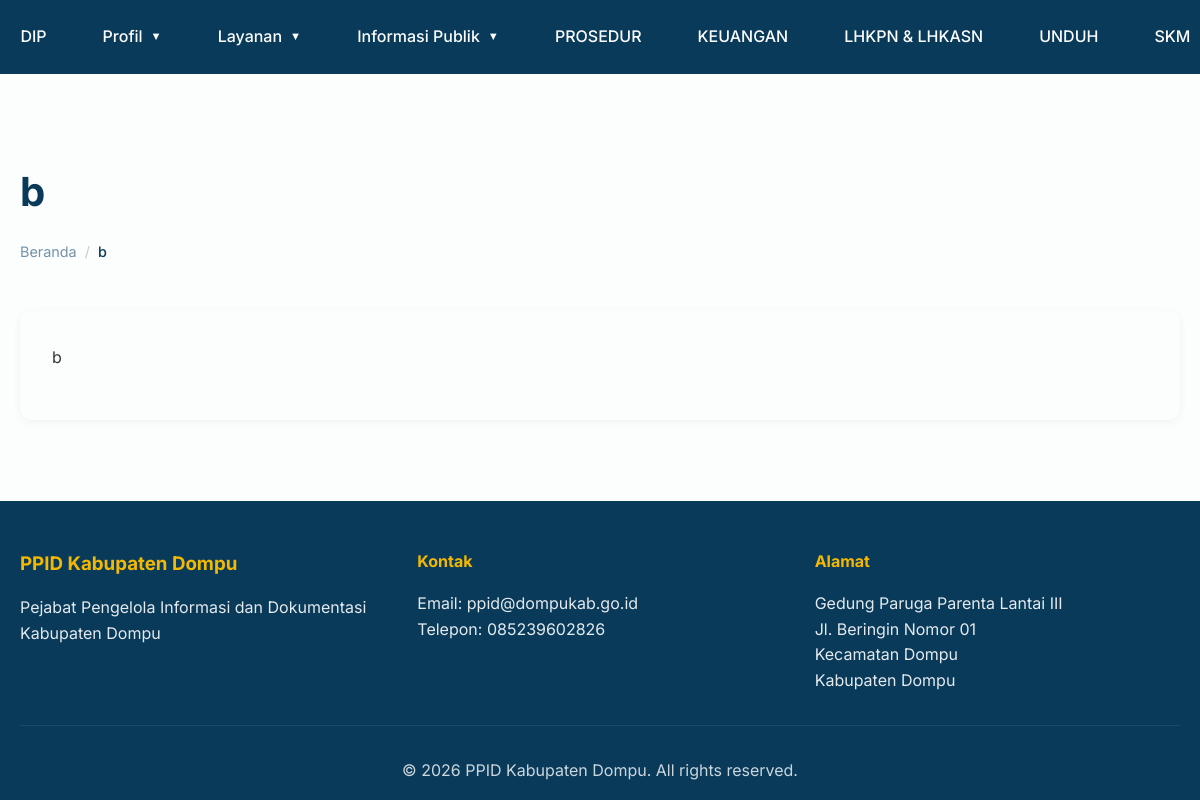
The page /pages/template.php?slug=b on the database its author committed.
### tables this page shows
CREATE TABLE `menus` (
  `id` int(11) NOT NULL,
  `name` varchar(100) NOT NULL,
  `url` varchar(255) NOT NULL,
  `parent_id` int(11) DEFAULT 0,
  `order_index` int(11) DEFAULT 0,
  `is_active` tinyint(1) DEFAULT 1,
  `created_at` timestamp NOT NULL DEFAULT current_timestamp(),
  `updated_at` timestamp NOT NULL DEFAULT current_timestamp() ON UPDATE current_timestamp()
);

CREATE TABLE `pages` (
  `id` int(11) NOT NULL,
  `title` varchar(255) NOT NULL,
  `slug` varchar(255) NOT NULL,
  `content` text DEFAULT NULL,
  `created_at` timestamp NOT NULL DEFAULT current_timestamp(),
  `updated_at` timestamp NOT NULL DEFAULT current_timestamp() ON UPDATE current_timestamp()
);

CREATE TABLE `page_blocks` (
  `id` int(11) NOT NULL,
  `page_id` int(11) NOT NULL,
  `type` enum('text','table','file','link') NOT NULL,
  `position` int(11) NOT NULL DEFAULT 0,
  `created_at` datetime NOT NULL DEFAULT current_timestamp()
);

CREATE TABLE `page_text_blocks` (
  `block_id` int(11) NOT NULL,
  `content` longtext NOT NULL
);

### includes/config.php (called while the page is built, shortened)
<?php
function cleanInput($data) {
    $data = trim($data);
    $data = stripslashes($data);
    $data = htmlspecialchars($data);
    return $data;
}
function buildUrl($url) {
    $url = trim((string)$url);
    if ($url === '' || $url === '#') {
        return '#';
    }
    return rtrim(BASE_URL, '/') . '/' . ltrim($url, '/');
}
?>

### pages/template.php (the view, shortened to what this page needs)
<?php
require_once '../includes/config.php';
$page_slug = isset($_GET['slug']) ? cleanInput($_GET['slug']) : 'profil';
$page = null;
$stmt = $conn->prepare("SELECT * FROM pages WHERE slug = ? LIMIT 1");
$stmt->bind_param("s", $page_slug);
$stmt->execute();
$result = $stmt->get_result();
if ($result->num_rows > 0) {
    $page = $result->fetch_assoc();
} else {
    $page = [
        'title' => 'Halaman Tidak Ditemukan',
        'content' => '<p>Halaman yang Anda cari tidak ditemukan.</p>',
        'meta_description' => ''
    ];
}
function renderPageBlocks(int $pageId, mysqli $conn): void
{
    $stmt = $conn->prepare("
        SELECT id, type
        FROM page_blocks
        WHERE page_id = ?
        ORDER BY position ASC
    ");
    $stmt->bind_param("i", $pageId);
    $stmt->execute();
    $blocks = $stmt->get_result();
    while ($block = $blocks->fetch_assoc()) {
        switch ($block['type']) {
            case 'text':
                renderTextBlock($block['id'], $conn);
                break;
        }
    }
}
function pageHasBlocks(int $pageId, mysqli $conn): bool
{
    $stmt = $conn->prepare("SELECT 1 FROM page_blocks WHERE page_id = ? LIMIT 1");
    $stmt->bind_param("i", $pageId);
    $stmt->execute();
    $res = $stmt->get_result();
    return $res && $res->num_rows > 0;
}
function renderTextBlock(int $blockId, mysqli $conn): void
{
    $stmt = $conn->prepare("
        SELECT content
        FROM page_text_blocks
        WHERE block_id = ?
    ");
    $stmt->bind_param("i", $blockId);
    $stmt->execute();
    $row = $stmt->get_result()->fetch_assoc();
    if ($row) {
        echo '<div class="page-text">';
        echo nl2br($row['content']);
        echo '</div>';
    }
}
?>
<!DOCTYPE html>
<html lang="id">
<head>
    <link rel="stylesheet" href="../css/style.css">
</head>
<body class="page-template">
    <?php include '../includes/header.php'; ?>
    <main class="page-content" style="margin-top: 100px; padding: 60px 0;">
        <div class="container">
            <div class="page-header">
                <h1><?php echo htmlspecialchars($page['title']); ?></h1>
                <nav class="breadcrumb">
                    <a href="<?php echo buildUrl('index.php'); ?>">Beranda</a>
                    <span class="separator">/</span>
                    <span class="current"><?php echo htmlspecialchars($page['title']); ?></span>
                </nav>
            </div>
            <div class="page-body">
                <div class="content-wrapper">
                    <?php
                    if (!empty($page['id']) && pageHasBlocks((int)$page['id'], $conn)) {
                        renderPageBlocks((int)$page['id'], $conn);
                    } else {
                        echo html_entity_decode((string)($page['content'] ?? ''), ENT_QUOTES, 'UTF-8');
                    }
                    ?>
                </div>
            </div>
        </div>
    </main>
    <?php include '../includes/footer.php'; ?>
</body>
</html>

### includes/header.php (shortened to what this page needs)
<header class="header" id="header">
    <div class="container">
        <div class="header-content">
            <nav class="nav-menu">
                <ul class="nav-list">
                    <?php
                    global $conn;
                    $menuByParent = [];
                    $result = $conn->query("SELECT * FROM menus WHERE is_active = 1 ORDER BY parent_id ASC, order_index ASC");
                    while ($row = $result->fetch_assoc()) {
                        $menuByParent[(int)$row['parent_id']][] = $row;
                    }
                    function renderNavMenu($menuByParent, $parentId = 0) {
                        foreach ($menuByParent[$parentId] as $menu) {
                            $menuId = (int)$menu['id'];
                            $hasChildren = !empty($menuByParent[$menuId]);
                            echo '<li class="nav-item">';
                            if ($hasChildren) {
                                echo '<a href="' . buildUrl($menu['url']) . '" class="nav-link dropdown-toggle">' . htmlspecialchars($menu['name']) . '</a>';
                            } else {
                                echo '<a href="' . buildUrl($menu['url']) . '" class="nav-link">' . htmlspecialchars($menu['name']) . '</a>';
                            }
                            echo '</li>';
                        }
                    }
                    renderNavMenu($menuByParent, 0);
                    ?>
                </ul>
            </nav>
        </div>
    </div>
</header>

### rows shown on the page
menus: name "DIP"
menus: name "Profil"
menus: name "Layanan"
menus: name "Informasi Publik"
menus: name "PROSEDUR"
menus: name "KEUANGAN"
menus: name "LHKPN & LHKASN"
menus: name "UNDUH"
menus: name "SKM"
pages: title "b"
page_blocks: page_text_blocks.content "b"
